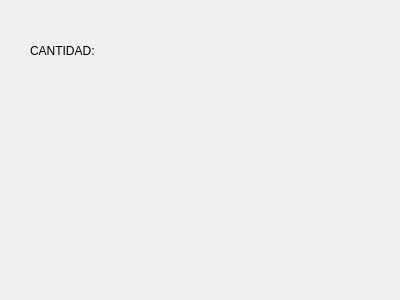
<?xml version="1.0" encoding="UTF-8"?>
<ui version="4.0">
 <class>dialogalmacen</class>
 <widget class="QWidget" name="dialogalmacen">
  <property name="geometry">
   <rect>
    <x>0</x>
    <y>0</y>
    <width>400</width>
    <height>300</height>
   </rect>
  </property>
  <property name="windowTitle">
   <string>Form</string>
  </property>
  <widget class="QLabel" name="lblCantidad">
   <property name="geometry">
    <rect>
     <x>30</x>
     <y>20</y>
     <width>331</width>
     <height>61</height>
    </rect>
   </property>
   <property name="text">
    <string>CANTIDAD: </string>
   </property>
  </widget>
 </widget>
 <resources/>
 <connections/>
</ui>
